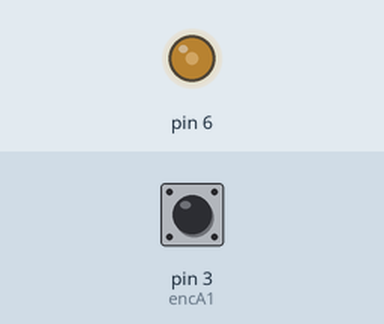
Simulated run of this sketch. Board: Arduino Uno, built with avr-gcc and run on an emulated ATmega328P. Parts: output pins drawn as LEDs (lit = HIGH). The test bench sets the inputs (shaded band); at power-on: pin 3 (encA1) HIGH. What the sketch prints to the serial monitor is not drawn.

Above: at 0.1 s.
Timing chart, 0 to 1.6 s (numbered marks = the images above):
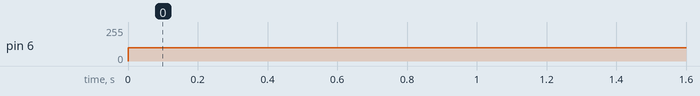

Measured:
- by itself, pin 6: 0/255 → 100/255 at 0.00 s

The sketch:

testEnc.ino
```cpp
#define encA1 3
#define encB1 4

#define encZ 3

int counter1;
int rev;
void iqro1() {
  digitalRead(encB1) == 1 ? counter1++ : counter1--;
}

void bacaZ(){
  rev++;
}

void setup() {
  pinMode(6, OUTPUT);
  // put your setup code here, to run once:
  attachInterrupt(digitalPinToInterrupt(encA1), iqro1, RISING);
//  attachInterrupt(digitalPinToInterrupt(encZ), bacaZ, RISING);
  Serial.begin(115200);
}

void loop() {
  // put your main code here, to run repeatedly:
  analogWrite(6, 100);
  Serial.println(counter1);
}
```
